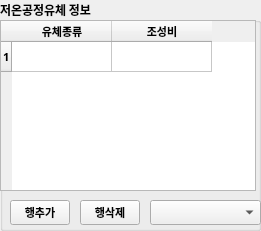
    <widget class="QGroupBox" name="evap_fluid_group">
     <property name="geometry">
      <rect>
       <x>1030</x>
       <y>500</y>
       <width>261</width>
       <height>231</height>
      </rect>
     </property>
     <property name="font">
      <font>
       <family>HY견고딕</family>
       <pointsize>9</pointsize>
       <weight>75</weight>
       <bold>true</bold>
      </font>
     </property>
     <property name="title">
      <string>저온공정유체 정보</string>
     </property>
     <widget class="QPushButton" name="evap_row_add_btn">
      <property name="geometry">
       <rect>
        <x>10</x>
        <y>200</y>
        <width>60</width>
        <height>25</height>
       </rect>
      </property>
      <property name="font">
       <font>
        <family>굴림</family>
        <pointsize>8</pointsize>
        <weight>75</weight>
        <bold>true</bold>
       </font>
      </property>
      <property name="text">
       <string>행추가</string>
      </property>
     </widget>
     <widget class="QPushButton" name="evap_row_delete_btn">
      <property name="geometry">
       <rect>
        <x>80</x>
        <y>200</y>
        <width>60</width>
        <height>25</height>
       </rect>
      </property>
      <property name="font">
       <font>
        <family>굴림</family>
        <pointsize>8</pointsize>
        <weight>75</weight>
        <bold>true</bold>
       </font>
      </property>
      <property name="text">
       <string>행삭제</string>
      </property>
     </widget>
     <widget class="QTableWidget" name="evap_fluid_table">
      <property name="geometry">
       <rect>
        <x>0</x>
        <y>20</y>
        <width>256</width>
        <height>171</height>
       </rect>
      </property>
      <property name="font">
       <font>
        <family>굴림</family>
        <pointsize>8</pointsize>
        <weight>75</weight>
        <bold>true</bold>
       </font>
      </property>
      <row>
       <property name="text">
        <string>1</string>
       </property>
      </row>
      <column>
       <property name="text">
        <string>유체종류</string>
       </property>
      </column>
      <column>
       <property name="text">
        <string>조성비</string>
       </property>
      </column>
     </widget>
     <widget class="QComboBox" name="evap_fluid_list">
      <property name="geometry">
       <rect>
        <x>150</x>
        <y>200</y>
        <width>111</width>
        <height>25</height>
       </rect>
      </property>
      <property name="font">
       <font>
        <family>굴림</family>
        <pointsize>6</pointsize>
        <weight>75</weight>
        <bold>true</bold>
       </font>
      </property>
     </widget>
    </widget>
